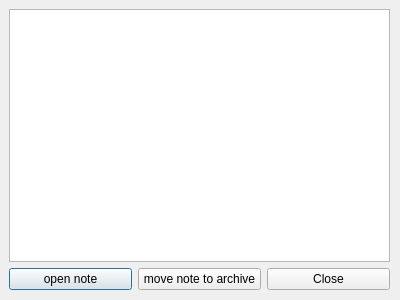
<?xml version="1.0" encoding="UTF-8"?>
<ui version="4.0">
 <class>ViweNote</class>
 <widget class="QDialog" name="ViweNote">
  <property name="geometry">
   <rect>
    <x>0</x>
    <y>0</y>
    <width>400</width>
    <height>300</height>
   </rect>
  </property>
  <property name="windowTitle">
   <string>Dialog</string>
  </property>
  <widget class="QWidget" name="">
   <property name="geometry">
    <rect>
     <x>9</x>
     <y>9</y>
     <width>381</width>
     <height>281</height>
    </rect>
   </property>
   <layout class="QVBoxLayout" name="verticalLayout">
    <item>
     <widget class="QTextBrowser" name="textBrowser"/>
    </item>
    <item>
     <layout class="QHBoxLayout" name="horizontalLayout">
      <item>
       <widget class="QPushButton" name="pushButton_2">
        <property name="text">
         <string>open note</string>
        </property>
       </widget>
      </item>
      <item>
       <widget class="QPushButton" name="pushButton_3">
        <property name="text">
         <string>move note to archive</string>
        </property>
       </widget>
      </item>
      <item>
       <widget class="QPushButton" name="pushButton">
        <property name="text">
         <string>Close</string>
        </property>
       </widget>
      </item>
     </layout>
    </item>
   </layout>
  </widget>
 </widget>
 <resources/>
 <connections/>
</ui>
